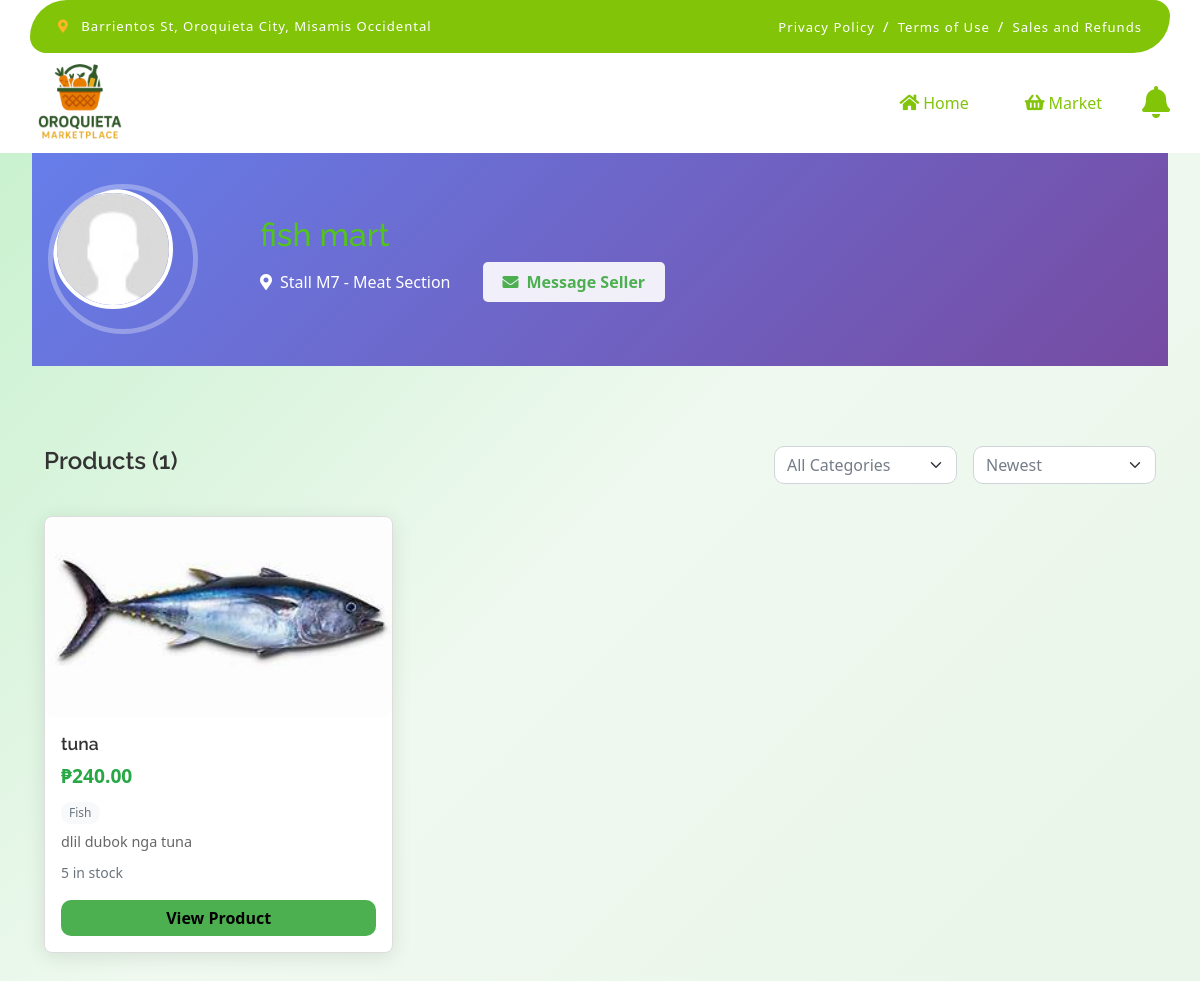
Page /customer/view_stall.php?seller_id=23 on the committed database.
### tables this page shows
CREATE TABLE `sellers` (
  `id` int(11) NOT NULL,
  `username` varchar(50) NOT NULL,
  `email` varchar(100) NOT NULL,
  `password` varchar(255) NOT NULL,
  `first_name` varchar(50) DEFAULT NULL,
  `last_name` varchar(50) DEFAULT NULL,
  `phone` varchar(20) DEFAULT NULL,
  `address` text DEFAULT NULL,
  `profile_image` varchar(255) DEFAULT NULL,
  `facebook_url` varchar(255) DEFAULT NULL,
  `is_active` tinyint(1) DEFAULT 1,
  `status` enum('pending','approved','rejected','suspended') DEFAULT 'pending',
  `created_at` timestamp NOT NULL DEFAULT current_timestamp(),
  `updated_at` timestamp NOT NULL DEFAULT current_timestamp() ON UPDATE current_timestamp()
);

CREATE TABLE `seller_applications` (
  `id` int(11) NOT NULL,
  `seller_id` int(11) NOT NULL,
  `business_name` varchar(255) NOT NULL,
  `business_phone` varchar(20) NOT NULL,
  `tax_id` varchar(50) DEFAULT NULL,
  `documents_submitted` text DEFAULT NULL,
  `selected_stall` varchar(10) DEFAULT NULL,
  `status` enum('pending','approved','rejected') DEFAULT 'pending',
  `admin_notes` text DEFAULT NULL,
  `created_at` timestamp NOT NULL DEFAULT current_timestamp(),
  `updated_at` timestamp NOT NULL DEFAULT current_timestamp() ON UPDATE current_timestamp()
);

CREATE TABLE `stalls` (
  `id` int(11) NOT NULL,
  `stall_number` varchar(20) NOT NULL,
  `floor_number` int(11) NOT NULL,
  `section` varchar(50) NOT NULL,
  `size` decimal(10,2) NOT NULL,
  `monthly_rent` decimal(10,2) NOT NULL,
  `status` enum('available','occupied','maintenance','reserved') DEFAULT 'available',
  `current_seller_id` int(11) DEFAULT NULL,
  `description` text DEFAULT NULL,
  `amenities` text DEFAULT NULL,
  `created_at` timestamp NOT NULL DEFAULT current_timestamp(),
  `updated_at` timestamp NOT NULL DEFAULT current_timestamp() ON UPDATE current_timestamp()
);

CREATE TABLE `products` (
  `id` int(11) NOT NULL,
  `seller_id` int(11) NOT NULL,
  `category_id` int(11) DEFAULT NULL,
  `name` varchar(255) NOT NULL,
  `description` text DEFAULT NULL,
  `price` decimal(10,2) NOT NULL,
  `stock_quantity` int(11) NOT NULL DEFAULT 0,
  `weight` decimal(10,2) DEFAULT NULL,
  `is_featured` tinyint(1) DEFAULT 0,
  `is_active` tinyint(1) DEFAULT 1,
  `created_at` timestamp NOT NULL DEFAULT current_timestamp(),
  `updated_at` timestamp NOT NULL DEFAULT current_timestamp() ON UPDATE current_timestamp()
);

CREATE TABLE `product_images` (
  `id` int(11) NOT NULL,
  `product_id` int(11) NOT NULL,
  `image_path` varchar(255) NOT NULL,
  `is_primary` tinyint(1) DEFAULT 0,
  `display_order` int(11) DEFAULT 0,
  `created_at` timestamp NOT NULL DEFAULT current_timestamp()
);

CREATE TABLE `categories` (
  `id` int(11) NOT NULL,
  `name` varchar(100) NOT NULL,
  `icon` varchar(10) DEFAULT NULL COMMENT 'Emoji or icon character',
  `description` text DEFAULT NULL,
  `parent_id` int(11) DEFAULT NULL,
  `image` varchar(255) DEFAULT NULL,
  `is_active` tinyint(1) DEFAULT 1,
  `created_at` timestamp NOT NULL DEFAULT current_timestamp(),
  `updated_at` timestamp NOT NULL DEFAULT current_timestamp() ON UPDATE current_timestamp()
);

### customer/view_stall.php (the view, shortened to what this page needs)
<?php
require_once 'header.php';
require_once '../includes/db_connect.php';
$seller_id = isset($_GET['seller_id']) ? (int)$_GET['seller_id'] : 0;
$seller_query = "
    SELECT s.*, sa.business_name, st.stall_number, st.section
    FROM sellers s
    LEFT JOIN seller_applications sa ON s.id = sa.seller_id AND sa.status = 'approved'
    LEFT JOIN stalls st ON s.id = st.current_seller_id
    WHERE s.id = ? AND s.status = 'approved' AND s.is_active = 1
";
$stmt = $pdo->prepare($seller_query);
$stmt->execute([$seller_id]);
$seller = $stmt->fetch(PDO::FETCH_ASSOC);
$category_filter = isset($_GET['category']) ? $_GET['category'] : 'all';
$sort_filter = isset($_GET['sort']) ? $_GET['sort'] : 'newest';
$page = isset($_GET['page']) ? max(1, (int)$_GET['page']) : 1;
$products_per_page = 9;
$offset = ($page - 1) * $products_per_page;
$where_conditions = ["p.seller_id = ?"];
$params = [$seller_id];
$where_clause = implode(" AND ", $where_conditions);
$order_by = "p.created_at DESC";
switch ($sort_filter) {
    case 'newest':
    default:
        $order_by = "p.created_at DESC";
        break;
}
$products_query = "
    SELECT p.*, c.name as category_name, pi.image_path
    FROM products p
    LEFT JOIN categories c ON p.category_id = c.id
    LEFT JOIN product_images pi ON p.id = pi.product_id AND pi.is_primary = 1
    WHERE $where_clause AND p.is_active = 1
    ORDER BY $order_by
    LIMIT ? OFFSET ?
";
$params[] = $products_per_page;
$params[] = $offset;
$stmt = $pdo->prepare($products_query);
$stmt->execute($params);
$products = $stmt->fetchAll(PDO::FETCH_ASSOC);
$count_query = "
    SELECT COUNT(*) as total
    FROM products p
    LEFT JOIN categories c ON p.category_id = c.id
    WHERE $where_clause AND p.is_active = 1
";
$count_params = array_slice($params, 0, -2);
$stmt = $pdo->prepare($count_query);
$stmt->execute($count_params);
$total_products = $stmt->fetch(PDO::FETCH_ASSOC)['total'];
?>
<div class="main-content">
    <div class="stall-container">
        <div class="seller-profile-banner">
            <div class="profile-info">
                <div class="profile-image">
                    <img src="<?php echo !empty($seller['profile_image']) ? '../' . htmlspecialchars($seller['profile_image']) : '../assets/img/avatar.jpg'; ?>"
                         alt="<?php echo htmlspecialchars($seller['first_name'] . ' ' . $seller['last_name']); ?>"
                         class="rounded-circle">
                </div>
                <div class="profile-details">
                    <h1 class="seller-name">
                        <?php echo htmlspecialchars($seller['business_name'] ?: $seller['first_name'] . ' ' . $seller['last_name']); ?>
                    </h1>
                    <div class="seller-meta">
                        <div class="location">
                            <i class="fas fa-map-marker-alt"></i>
                            <span><?php echo htmlspecialchars($seller['stall_number'] ? 'Stall ' . $seller['stall_number'] . ' - ' . $seller['section'] : 'Location TBA'); ?></span>
                        </div>
                        <button class="btn btn-light message-seller-btn" onclick="contactSeller('<?php echo htmlspecialchars($seller['email']); ?>', '<?php echo htmlspecialchars($seller['phone']); ?>')">
                            <i class="fas fa-envelope me-2"></i>Message Seller
                        </button>
                    </div>
                </div>
            </div>
        </div>
        <div class="products-section container py-5">
            <div class="section-header">
                <h2>Products (<?php echo $total_products; ?>)</h2>
                <div class="filters">
                    <select class="form-select" onchange="filterProducts(this.value, 'category')">
                        <option value="all" <?php echo $category_filter === 'all' ? 'selected' : ''; ?>>All Categories</option>
                    </select>
                    <select class="form-select" onchange="filterProducts(this.value, 'sort')">
                        <option value="newest" <?php echo $sort_filter === 'newest' ? 'selected' : ''; ?>>Newest</option>
                    </select>
                </div>
            </div>
            <?php if (empty($products)): ?>
                <div class="no-products text-center py-5">
                    <i class="fas fa-box-open fa-3x text-muted mb-3"></i>
                    <h3 class="text-muted">No Products Found</h3>
                    <p class="text-muted">This seller hasn't added any products yet or no products match your filters.</p>
                </div>
            <?php else: ?>
                <div class="products-grid">
                    <?php foreach ($products as $product): ?>
                        <div class="product-card">
                            <div class="product-image">
                                <img src="<?php echo !empty($product['image_path']) ? '../' . htmlspecialchars($product['image_path']) : '../assets/img/default-product.jpg'; ?>"
                                     alt="<?php echo htmlspecialchars($product['name']); ?>">
                            </div>
                            <div class="product-info">
                                <h3 class="product-name"><?php echo htmlspecialchars($product['name']); ?></h3>
                                <p class="product-price">₱<?php echo number_format($product['price'], 2); ?></p>
                                <?php if (!empty($product['category_name'])): ?>
                                    <span class="product-category"><?php echo htmlspecialchars($product['category_name']); ?></span>
                                <?php endif; ?>
                                <p class="product-description">
                                    <?php echo htmlspecialchars(substr($product['description'] ?: 'No description available', 0, 100)); ?>
                                </p>
                                <div class="product-stock">
                                    <small class="text-muted">
                                        <?php if ($product['stock_quantity'] > 0): ?>
                                            <?php echo $product['stock_quantity']; ?> in stock
                                        <?php else: ?>
                                            Out of stock
                                        <?php endif; ?>
                                    </small>
                                </div>
                                <button class="btn btn-primary view-product-btn"
                                        onclick="viewProduct(<?php echo $product['id']; ?>)"
                                        <?php echo $product['stock_quantity'] <= 0 ? 'disabled' : ''; ?>>
                                    <?php echo $product['stock_quantity'] > 0 ? 'View Product' : 'Out of Stock'; ?>
                                </button>
                            </div>
                        </div>
                    <?php endforeach; ?>
                </div>
            <?php endif; ?>
        </div>
    </div>
</div>
</body>
</html>

### customer/css/view_product.css (style rules this page uses)
.product-image { width: 100%; border-radius: 10px; overflow: hidden; }
.product-image img { width: 100%; height: auto; object-fit: cover; }
.product-name { font-size: 2rem; color: #333; margin-bottom: 15px; }
.product-price { font-size: 1.5rem; color: #4CAF50; font-weight: bold; }
.product-description { color: #666; line-height: 1.6; }

### customer/css/view_stall.css (style rules this page uses)
.seller-profile-banner { background: linear-gradient(135deg, #4CAF50 0%, #45a049 100%); padding: 40px 0; color: white; margin-bottom: 30px; }
.profile-info { max-width: 1200px; margin: 0 auto; padding: 0 20px; display: flex; align-items: center; gap: 30px; }
.profile-image { width: 150px; height: 150px; border-radius: 50%; overflow: hidden; border: 5px solid rgba(255, 255, 255, 0.3); }
.profile-image img { width: 100%; height: 100%; object-fit: cover; }
.profile-details { flex: 1; }
.seller-name { font-size: 2.5rem; margin-bottom: 10px; color: white; }
.seller-meta { display: flex; gap: 20px; align-items: center; }
.message-seller-btn { background-color: rgba(255, 255, 255, 0.9); color: #4CAF50; border: none; padding: 8px 20px; border-radius: 5px; font-weight: 500; transition: all 0.3s ease; }
.location { display: flex; align-items: center; gap: 5px; }
.products-section { max-width: 1200px; margin: 0 auto; }
.section-header { display: flex; justify-content: space-between; align-items: center; margin-bottom: 30px; }
.filters { display: flex; gap: 15px; }
.form-select { min-width: 150px; }
.products-grid { display: grid; grid-template-columns: repeat(auto-fill, minmax(300px, 1fr)); gap: 30px; margin-bottom: 40px; }
.product-card { background: white; border-radius: 10px; overflow: hidden; box-shadow: 0 2px 4px rgba(0, 0, 0, 0.1); transition: transform 0.3s ease; }
.product-image { width: 100%; height: 200px; overflow: hidden; }
.product-image img { width: 100%; height: 100%; object-fit: cover; }
.product-info { padding: 20px; }
.product-name { font-size: 1.2rem; margin-bottom: 10px; color: #333; }
.product-price { font-size: 1.3rem; font-weight: bold; color: #4CAF50; margin-bottom: 10px; }
.product-description { color: #666; font-size: 0.9rem; margin-bottom: 15px; line-height: 1.4; }
.view-product-btn { width: 100%; background-color: #4CAF50; border: none; }

### assets/css/style.css (style rules this page uses)
.btn { font-weight: 600; transition: .5s; }

### customer/css/index.css (style rules this page uses)
* { margin: 0; padding: 0; box-sizing: border-box; }
body { font-family: 'Segoe UI', Tahoma, Geneva, Verdana, sans-serif; background: linear-gradient(135deg, #c3f0ca 0%, #f0f9f0 50%, #e8f5e8 100%); background-attachment: fixed; display: flex; min-height: 100vh; color: #333; padding-top: 120px; }
.main-content { flex: 1; padding: 2rem; overflow-x: hidden; margin-top: 0; }
.section-header { display: flex; justify-content: space-between; align-items: center; margin-bottom: 1.5rem; }
.section-header h2 { font-size: 1.5rem; font-weight: 600; color: #333; }
.products-grid { display: grid; grid-template-columns: repeat(auto-fit, minmax(200px, 1fr)); gap: 1.5rem; margin-bottom: 2rem; }
.product-card { background: white; border-radius: 20px; overflow: hidden; transition: all 0.3s ease; box-shadow: 0 4px 20px rgba(0,0,0,0.1); position: relative; }
.product-image { position: relative; height: 150px; overflow: hidden; }
.product-image img { width: 100%; height: 100%; object-fit: cover; transition: transform 0.3s ease; }
.product-info { padding: 1.5rem; }
.product-info h3 { font-size: 1.1rem; font-weight: 600; margin-bottom: 0.5rem; color: #333; }
.product-card, .discount-card, .category-item, .order-item { animation: fadeInUp 0.6s ease forwards; }
.product-card:nth-child(1) { animation-delay: 0.1s; }
.seller-name { color: #52c41a; font-weight: 500; }

### rows in the picture
sellers: seller_applications.business_name "fish mart", stalls.stall_number+section "Stall M7 - Meat Section"
products: product_images.image_path (picture), name "tuna", price "240.00", category.name "Fish", description "dlil dubok nga tuna", stock_quantity "5", shows "View Product"

### other values in the picture
$total_products "1"
